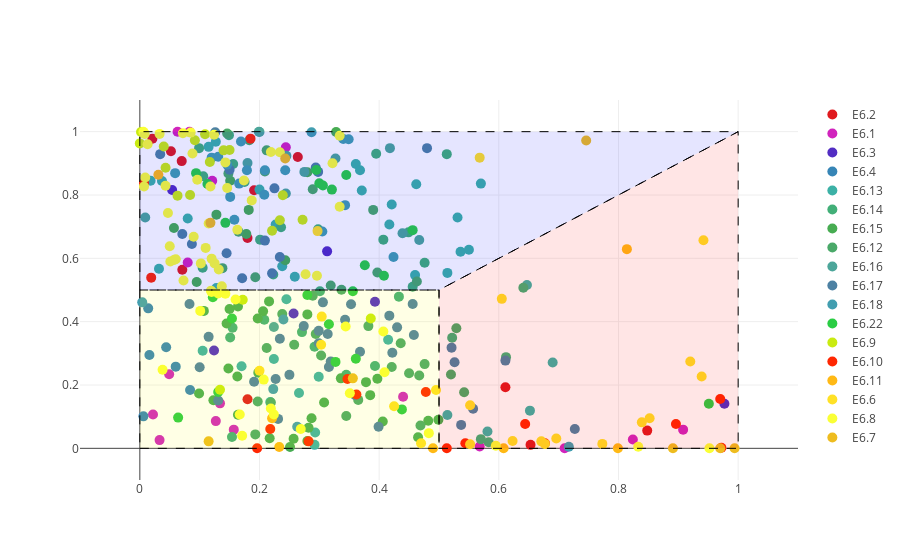

Notebook source saved alongside this figure:
### Code cell
import colorlover as cl


bupu = cl.scales['7']['qual']['Set1']
bupu500 = cl.interp( bupu, 20 )

traces = []
i = 0
for key, val in sub.items():
    trace = go.Scatter(
        x = [i[0] for i in val],
        y = [i[1] for i in val],
        mode='markers+text',
        marker=dict(
            symbol='circle',
            size=10,
            color=bupu500[i],
        ),
        name=key
    )
    i+=1
    traces.append(trace)

layout = {
    'xaxis': {
        'range': [-0.1, 1.1],
    },
    'yaxis': {
        'range': [-0.1, 1.1]
    },
    'shapes': [
        # G1
        {
            'type': 'path',
            'path': ' M 0.5,0 L1,0 L1,1 L0.5,0.5 Z',
            'fillcolor': 'rgba(255,0,0,0.1)',
            'line': {
                'width': 1,
                'dash': 'dash'
            }
        },
        # S
        {
            'type': 'path',
            'path': ' M 0,0 L0.5,0 L0.5,0.5 L0,0.5 Z',
            'fillcolor': 'rgba(255,255,0,0.1)',
            'line': {
                'width': 1,
                'dash': 'dash'
            }
        },
        # G2M
        {
            'type': 'path',
            'path': ' M 0,0.5 L0,1 L1,1 L0.5,0.5 Z',
            'fillcolor': 'rgba(0,0,255,0.1)',
            'line': {
                'width': 1,
                'dash': 'dash'
            }
        }
    ]
}
fig = {
    'data': traces,
    'layout': layout,
}

iplot(fig)
